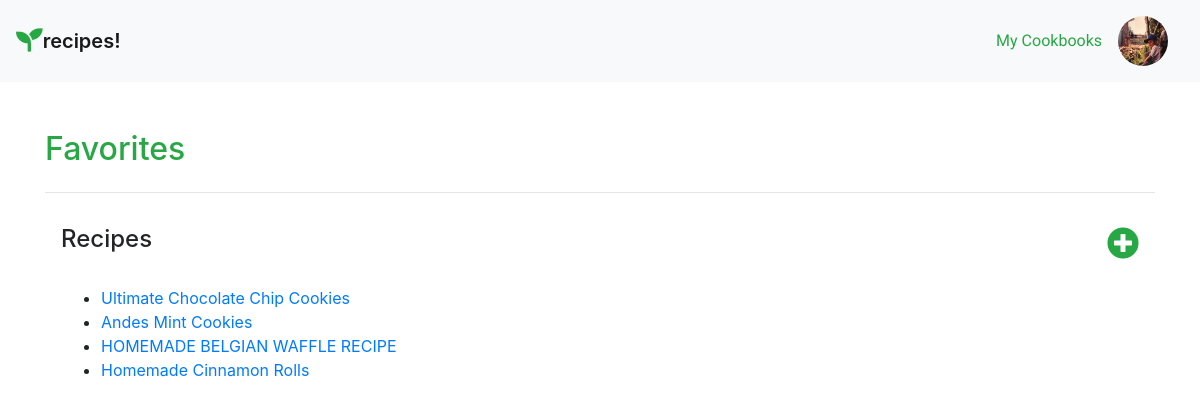
Page /home/cookbook/1 (signed in) on the committed database.
### users/models.py (models this page shows, shortened)
class Profile(models.Model):
    user = models.OneToOneField(User, on_delete=models.CASCADE)
    image = models.ImageField(default='profilepic.jpg', upload_to='profile_pictures')

### recipeApp/models.py (models this page shows, shortened)
class Cookbook(models.Model):
    user_name = models.ForeignKey(User, on_delete=models.CASCADE, default=1)
    book_name = models.CharField(max_length=200)
    book_description = models.TextField()

class Recipe(models.Model):
    user_name = models.ForeignKey(User, on_delete=models.CASCADE, default=1)
    name = models.CharField(max_length=200)
    description = models.TextField()
    total_time = models.CharField(max_length=200)
    image = models.ImageField(default='recipe.jpg', upload_to='recipe_pics')
    ingredients = models.TextField()
    instructions = models.TextField()
    notes = models.TextField()

### recipeApp/views.py (the view)
# urls.py: path('cookbook/<int:id>', views.cookbook, name="cookbook"),
@login_required()
def cookbook(request, id):
    cookbook = Cookbook.objects.get(id=id)
    recipes = Recipe.objects.all()
    return render(request, 'recipeApp/cookbook.html', {'cookbook': cookbook, 'recipes': recipes})

### recipeApp/templates/recipeApp/cookbook.html (shortened to what this page needs)
{% extends 'recipeApp/base.html' %}
{% block body %}
<div class="container py-5">
    <div class="row">
        <div class="col">
            <h2 class="text-success">{{cookbook.book_name}}</h2>
        </div>
    </div>
    <hr>
    <div class="row p-3">
        <div class="col-6 pb-4">
            <h4>Recipes</h4>
        </div>
        <div class="col-6 text-right pb-4 my-auto">
           <a href="{% url 'recipeApp:add-recipe' %}"><i class="fas text-success fa-plus-circle fa-2x"></i></a>
        </div>
        <div class="col-12">
            <ul>
                {% for recipe in recipes %}
                    {% ifequal recipe.user_name|stringformat:"s" request.user.username|stringformat:"s"%}
                        <li><a href="{% url 'recipeApp:recipe' recipe.id %}">{{recipe.name}}</a></li>
                    {% endifequal %}
                {% endfor %}
            </ul>
        </div>
    </div>
</div>
{% endblock %}

### recipeApp/templates/recipeApp/base.html (shortened to what this page needs)
{% load static %}
<!doctype html>
<html lang="en">
<head>
    <link rel="stylesheet" href="{% static 'recipeApp/style.css' %}">
    <link rel="stylesheet" href="https://stackpath.bootstrapcdn.com/bootstrap/4.5.2/css/bootstrap.min.css">
    <link rel="stylesheet" href="https://use.fontawesome.com/releases/v5.15.1/css/all.css">
    <script src="https://stackpath.bootstrapcdn.com/bootstrap/4.2.1/js/bootstrap.min.js"></script></head>
<body>
<nav class="navbar navbar-light bg-light">
  <a href="{% url 'recipeApp:index' %}" class="navbar-brand"><i class="fas fa-seedling text-success fa-lg"></i>recipes!</a>
  <div class="navbar">
      {% if user.is_authenticated %}
      <a href="{% url 'recipeApp:library' %}" class="nav-item nav-link text-success">My Cookbooks</a>
      <div class="dropdown">
          <img src="{{ user.profile.image.url }}" width="50px" class="profilepic-menu" alt="profile image" class="dropdown-toggle" role="button" id="dropdownMenuButton" data-toggle="dropdown" aria-haspopup="true" aria-expanded="false">
      </div>
      {% else %}
      <a href="{% url 'login' %}" class="btn btn-outline-success nav-item nav-link">Login</a>
      {% endif %}
  </div>
</nav>
{% block body %}
{% endblock %}
</body>
</html>

### recipeApp/static/recipeApp/style.css (style rules this page uses)
html, body { font-family: 'Roboto', sans-serif; }
a.nav-link { font-family: 'Roboto', sans-serif; font-weight: 400; }
a.navbar-brand { font-weight: 600; }
.profilepic-menu { border-radius: 50%; height: 50px; cursor: pointer; }

### rows in the picture
Cookbook: book_name "Favorites"
Recipe: name "Ultimate Chocolate Chip Cookies"
Recipe: name "Andes Mint Cookies"
Recipe: name "HOMEMADE BELGIAN WAFFLE RECIPE"
Recipe: name "Homemade Cinnamon Rolls"
